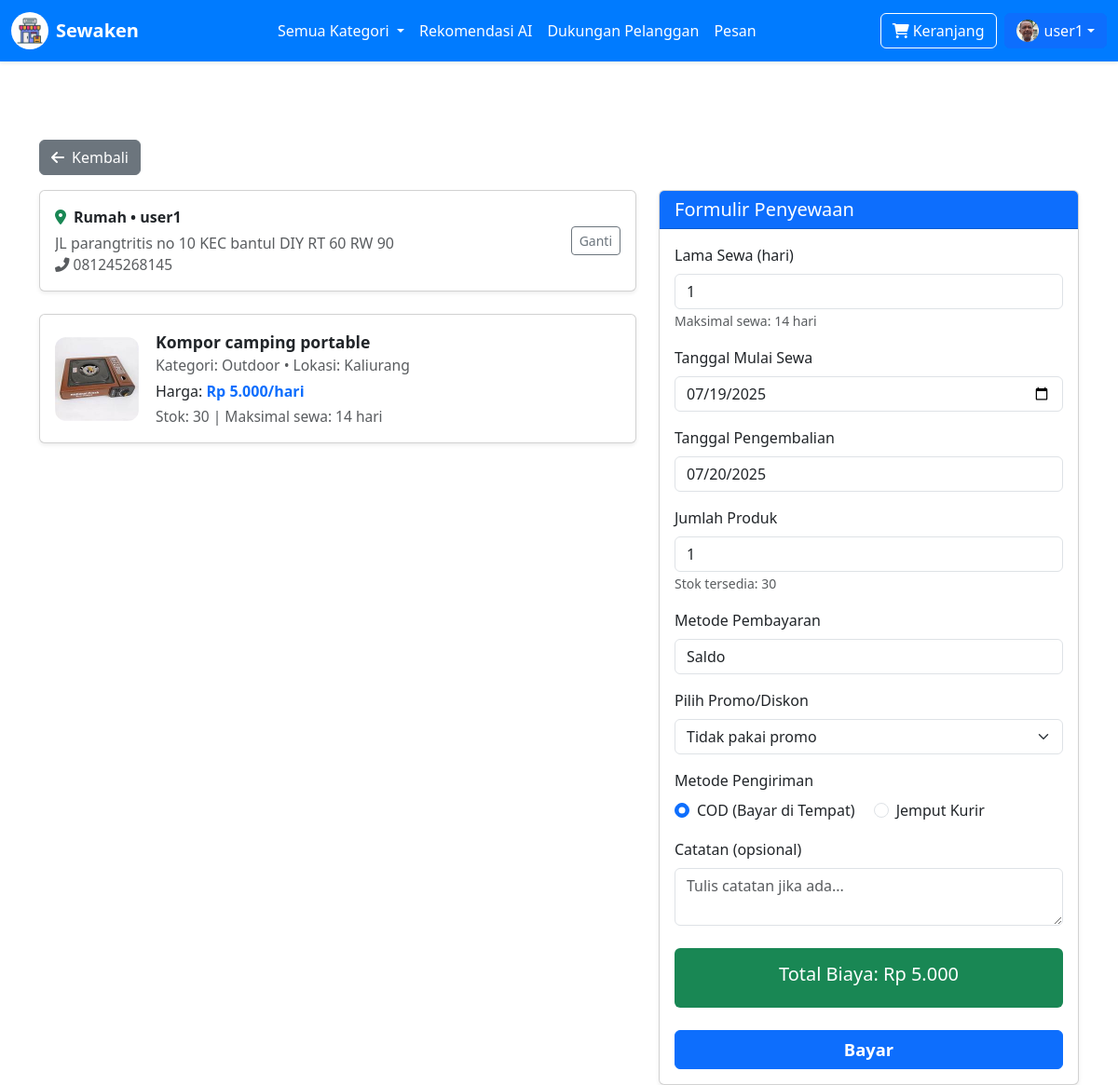
Page /sewa_produk.php?id=34 (signed in) on the committed database.
### tables this page shows
CREATE TABLE `users` (
  `id` int(11) NOT NULL,
  `username` varchar(50) NOT NULL,
  `nama_lengkap` varchar(100) DEFAULT NULL,
  `email` varchar(100) DEFAULT NULL,
  `no_hp` varchar(20) DEFAULT NULL,
  `alamat` varchar(255) DEFAULT NULL,
  `foto_profil` varchar(255) DEFAULT NULL,
  `ktp_image` varchar(255) DEFAULT NULL,
  `saldo` decimal(15,2) NOT NULL DEFAULT '0.00',
  `phone_number` varchar(20) DEFAULT NULL,
  `address` text,
  `profile_picture` varchar(255) DEFAULT NULL,
  `created_at` datetime DEFAULT CURRENT_TIMESTAMP,
  `password` varchar(255) NOT NULL,
  `role` enum('user','admin') NOT NULL
);

CREATE TABLE `produk` (
  `id` int(11) NOT NULL,
  `nama` varchar(100) NOT NULL,
  `kategori_id` int(11) NOT NULL,
  `gambar` varchar(255) DEFAULT NULL,
  `deskripsi` text,
  `harga` decimal(15,2) NOT NULL,
  `stock` int(11) DEFAULT '0',
  `duration_unit` enum('hari','minggu','bulan') DEFAULT 'hari',
  `max_duration` int(11) NOT NULL,
  `is_available` tinyint(1) DEFAULT '1',
  `created_at` datetime DEFAULT CURRENT_TIMESTAMP,
  `updated_at` datetime DEFAULT CURRENT_TIMESTAMP ON UPDATE CURRENT_TIMESTAMP,
  `lokasi_id` int(11) NOT NULL,
  `admin_id` int(11) NOT NULL DEFAULT '3'
);

CREATE TABLE `kategori` (
  `id` int(11) NOT NULL,
  `nama` varchar(100) NOT NULL
);

CREATE TABLE `lokasi` (
  `id` int(11) NOT NULL,
  `nama` varchar(100) NOT NULL
);

### sewa_produk.php (the view, shortened to what this page needs)
<?php
include 'koneksi.php';
$product_id = intval($_GET['id']);
$product_query = mysqli_query($conn, "SELECT p.*, k.nama AS nama_kategori, l.nama AS nama_lokasi FROM produk p JOIN kategori k ON p.kategori_id = k.id JOIN lokasi l ON p.lokasi_id = l.id WHERE p.id = $product_id") or die(mysqli_error($conn));
$product = mysqli_fetch_assoc($product_query);
$user_id = $_SESSION['user_id'];
$user_query = mysqli_query($conn, "SELECT username, email, no_hp, alamat FROM users WHERE id = '$user_id'");
$user_data = mysqli_fetch_assoc($user_query);
$claimed_promos = [];
$promo_query = mysqli_query($conn, "SELECT p.* FROM claimed_promos cp JOIN promos p ON cp.promo_id = p.id WHERE cp.user_id = $user_id AND p.status = 'aktif' AND p.tanggal_mulai <= CURDATE() AND p.tanggal_berakhir >= CURDATE() AND (p.limit_penggunaan IS NULL OR p.penggunaan_sekarang < p.limit_penggunaan)");
while ($row = mysqli_fetch_assoc($promo_query)) {
    $claimed_promos[] = $row;
}
include 'includes/_header.php';
?>
<main class="container mt-4" style="padding-top:60px;">
    <div class="mb-3">
        <a href="javascript:history.back()" class="btn btn-secondary"><i class="fas fa-arrow-left me-2"></i>Kembali</a>
    </div>
    <div class="row g-4">
        <div class="col-lg-7">
            <div class="card shadow-sm mb-4">
                <div class="card-body d-flex align-items-center justify-content-between">
                    <div>
                        <div class="fw-bold mb-1"><i class="fas fa-map-marker-alt text-success me-2"></i>Rumah &bull; <?= htmlspecialchars($_SESSION['username']) ?></div>
                        <div class="text-muted" style="max-width:400px;white-space:nowrap;overflow:hidden;text-overflow:ellipsis;">
                            <?= htmlspecialchars($user_data['alamat'] ?? '-') ?>
                        </div>
                        <div class="text-muted" style="font-size:0.97rem;">
                            <i class="fas fa-phone-alt me-1"></i><?= htmlspecialchars($user_data['no_hp'] ?? '-') ?>
                        </div>
                    </div>
                    <a href="user_dashboard.php" class="btn btn-outline-secondary btn-sm">Ganti</a>
                </div>
            </div>
            <div class="card shadow-sm mb-4">
                <div class="card-body d-flex align-items-center">
                    <img src="<?= htmlspecialchars($product['gambar']) ?>" alt="<?= htmlspecialchars($product['nama']) ?>" style="width:90px;height:90px;object-fit:cover;border-radius:12px;margin-right:18px;">
                    <div style="flex:1;">
                        <div class="fw-bold" style="font-size:1.1rem;"> <?= htmlspecialchars($product['nama']) ?> </div>
                        <div class="text-muted mb-1" style="font-size:0.98rem;">Kategori: <?= htmlspecialchars($product['nama_kategori']) ?> &bull; Lokasi: <?= htmlspecialchars($product['nama_lokasi']) ?></div>
                        <div class="mb-1">Harga: <span class="text-primary fw-bold">Rp <?= number_format($product['harga'],0,',','.') ?>/<?= htmlspecialchars($product['duration_unit']) ?></span></div>
                        <div class="text-muted" style="font-size:0.97rem;">Stok: <?= htmlspecialchars($product['stock']) ?> | Maksimal sewa: <?= htmlspecialchars($product['max_duration']) ?> <?= htmlspecialchars($product['duration_unit']) ?></div>
                    </div>
                </div>
            </div>
        </div>
        <div class="col-lg-5">
            <div class="card shadow-sm sticky-top" style="top:80px;z-index:1;">
                <div class="card-header bg-primary text-white">
                    <h5 class="mb-0">Formulir Penyewaan</h5>
                </div>
                <div class="card-body">
                    <form action="proses_sewa.php" method="POST" enctype="multipart/form-data">
                        <div class="mb-3">
                            <label for="lama_sewa" class="form-label">Lama Sewa (<?= htmlspecialchars($product['duration_unit']) ?>)</label>
                            <input type="number" class="form-control" id="lama_sewa" name="lama_sewa" min="1" max="<?= htmlspecialchars($product['max_duration']) ?>" value="1" required>
                            <small class="form-text text-muted">Maksimal sewa: <?= htmlspecialchars($product['max_duration']) ?> <?= htmlspecialchars($product['duration_unit']) ?></small>
                        </div>
                        <div class="mb-3">
                            <label for="tanggal_mulai" class="form-label">Tanggal Mulai Sewa</label>
                            <input type="date" class="form-control" id="tanggal_mulai" name="tanggal_mulai" required>
                        </div>
                        <div class="mb-3">
                            <label for="tanggal_pengembalian" class="form-label">Tanggal Pengembalian</label>
                            <input type="date" class="form-control" id="tanggal_pengembalian" name="tanggal_pengembalian" readonly required>
                        </div>
                        <div class="mb-3">
                            <label for="quantity" class="form-label">Jumlah Produk</label>
                            <input type="number" class="form-control" id="quantity" name="quantity" min="1" max="<?= htmlspecialchars($product['stock']) ?>" value="1" required>
                            <small class="form-text text-muted">Stok tersedia: <?= htmlspecialchars($product['stock']) ?></small>
                        </div>
                        <div class="mb-3">
                            <label for="metode_pembayaran_single" class="form-label">Metode Pembayaran</label>
                            <input type="text" class="form-control" id="metode_pembayaran_single" value="Saldo" readonly>
                        </div>
                        <?php if (count($claimed_promos) > 0): ?>
                        <div class="mb-3">
                            <label for="pilih_promo" class="form-label">Pilih Promo/Diskon</label>
                            <select class="form-select" id="pilih_promo" name="pilih_promo">
                                <option value="">Tidak pakai promo</option>
                            </select>
                        </div>
                        <?php endif; ?>
                        <div class="mb-3">
                            <label class="form-label">Metode Pengiriman</label><br>
                            <div class="form-check form-check-inline">
                                <input class="form-check-input" type="radio" name="metode_pengiriman" id="pengiriman_cod" value="COD" checked>
                                <label class="form-check-label" for="pengiriman_cod">COD (Bayar di Tempat)</label>
                            </div>
                            <div class="form-check form-check-inline">
                                <input class="form-check-input" type="radio" name="metode_pengiriman" id="pengiriman_kurir" value="Jemput Kurir">
                                <label class="form-check-label" for="pengiriman_kurir">Jemput Kurir</label>
                            </div>
                        </div>
                        <div class="mb-3">
                            <label for="catatan" class="form-label">Catatan (opsional)</label>
                            <textarea class="form-control" id="catatan" name="catatan" rows="2" placeholder="Tulis catatan jika ada..."></textarea>
                        </div>
                        <div class="mt-4 p-3 bg-success text-white rounded text-center">
                            <h5 class="mb-0">Total Biaya: Rp <span id="total-biaya">0</span></h5>
                        </div>
                        <button type="submit" class="btn btn-primary w-100 mt-4" style="font-size:1.15rem;font-weight:600;">Bayar</button>
                    </form>
                </div>
            </div>
        </div>
    </div>
</main>
</body>
</html>

### includes/_header.php (shortened to what this page needs)
<!DOCTYPE html>
<html lang="id">
<head>
    <link href="https://cdn.jsdelivr.net/npm/bootstrap@5.3.3/dist/css/bootstrap.min.css" rel="stylesheet">
    <link rel="stylesheet" href="https://cdnjs.cloudflare.com/ajax/libs/font-awesome/6.0.0-beta3/css/all.min.css">
    <link rel="stylesheet" href="style.css">
</head>
<body>
    <nav class="navbar navbar-expand-lg navbar-dark bg-primary shadow-sm">
        <div class="container-fluid">
            <a class="navbar-brand d-flex align-items-center" href="index.php">
                <img src="assets/images/th.jpeg" alt="Logo" width="40" height="40" class="me-2 rounded-circle">
                <span class="fw-bold text-white">Sewaken</span>
            </a>
            <div class="collapse navbar-collapse" id="navbarNavDropdown">
                <ul class="navbar-nav mx-auto mb-2 mb-lg-0">
                    <li class="nav-item dropdown">
                        <a class="nav-link dropdown-toggle" href="#" id="navbarDropdownMenuLink" role="button" data-bs-toggle="dropdown" aria-expanded="false">
                            Semua Kategori
                        </a>
                    </li>
                    <li class="nav-item">
                        <a class="nav-link" href="chat.php">Rekomendasi AI</a>
                    </li>
                    <li class="nav-item">
                        <a class="nav-link" href="customer_support.php">Dukungan Pelanggan</a>
                    </li>
                    <li class="nav-item">
                        <a class="nav-link" href="message.php">Pesan</a>
                    </li>
                </ul>
                <div class="d-flex align-items-center">
                    <a href="chart_produk.php" class="btn btn-outline-primary me-2 d-flex align-items-center">
                        <i class="fas fa-shopping-cart me-1"></i> Keranjang
                    </a>
                    <?php if (isset($_SESSION['user_id'])): ?>
                        <?php
                        $foto_profil_user = '';
                        $user_id_header = $_SESSION['user_id'];
                        $conn_header = mysqli_connect('localhost', 'root', '', 'db_sewaken');
                        if ($conn_header) {
                            $q_header = mysqli_query($conn_header, "SELECT foto_profil FROM users WHERE id='$user_id_header'");
                            if ($row_header = mysqli_fetch_assoc($q_header)) {
                                $foto_profil_user = $row_header['foto_profil'];
                            }
                        }
                        ?>
                        <div class="dropdown">
                            <a class="btn btn-primary dropdown-toggle d-flex align-items-center" href="#" role="button" id="dropdownMenuLink" data-bs-toggle="dropdown" aria-expanded="false">
                                <?php if ($foto_profil_user): ?>
                                    <img src="<?= htmlspecialchars($foto_profil_user) ?>" alt="Avatar" style="width:24px;height:24px;border-radius:50%;object-fit:cover;margin-right:6px;">
                                <?php else: ?>
                                    <i class="fas fa-user-circle me-1"></i>
                                <?php endif; ?>
                                <span class="text-white"><?= htmlspecialchars($_SESSION['username']) ?></span>
                            </a>
                        </div>
                    <?php else: ?>
                        <a href="login.php" class="btn btn-success me-2">Login</a>
                        <a href="register.php" class="btn btn-info">Register</a>
                    <?php endif; ?>
                </div>
            </div>
        </div>
    </nav>
</body>
</html>

### style.css (style rules this page uses)
.navbar.bg-primary { background-color: #007bff !important; color: #fff !important; position: sticky; top: 0; z-index: 1020; width: 100%; }
.navbar.bg-primary .navbar-brand, .navbar.bg-primary .nav-link, .navbar.bg-primary .dropdown-toggle, .navbar.bg-primary .btn, .navbar.bg-primary .navbar-brand span { color: #fff !important; }
.navbar.bg-primary .btn-outline-primary { border-color: #fff !important; color: #fff !important; background: transparent !important; }

### rows in the picture
users: foto_profil (picture), alamat "JL parangtritis no 10 KEC bantul DIY RT 60 RW 90", no_hp "081245268145"
produk: gambar (picture), nama "Kompor camping portable", kategori.nama "Outdoor", lokasi.nama "Kaliurang", harga "5.000", duration_unit "hari", stock "30", max_duration "14"

### other values in the picture
$_SESSION['username'] "user1"
